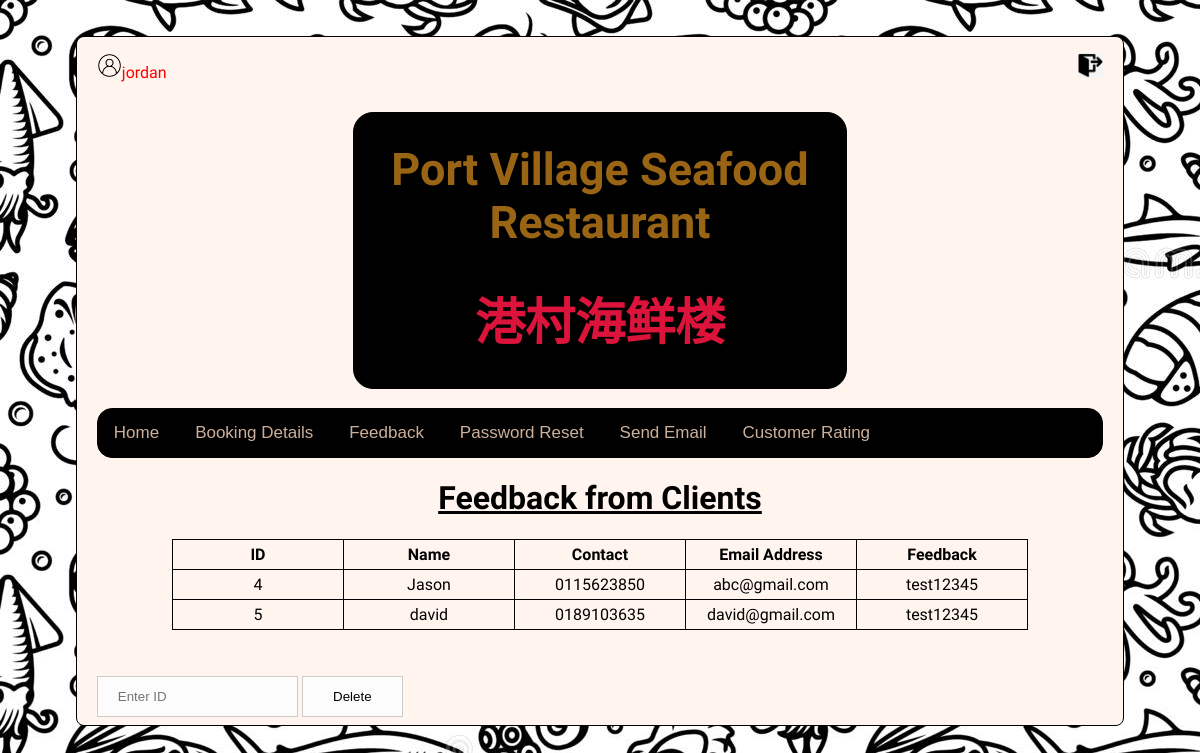
The page /admin_feedback.php (signed in) on the database its author committed.
### tables this page shows
CREATE TABLE `feedback` (
  `id` int(25) NOT NULL,
  `fullname` varchar(50) NOT NULL,
  `contact` varchar(100) NOT NULL,
  `email` varchar(100) NOT NULL,
  `fback` varchar(150) NOT NULL
);

### admin_feedback.php (the view, shortened to what this page needs)
<!DOCTYPE html>
<html>
<head>
     <link rel="stylesheet" type="text/css" href="admin_styles.css">
</head>
<body style="background-color:#d1af8a">
<div class="box">
<?php  if (isset($_SESSION['username'])) : ?>
    	<p style="color: red"><img src="images/user.png" style="width:25px;height:25px;"><?php echo $_SESSION['username']; ?></strong>
        <span style="float: right"><a href="admin_index.php?logout='1';"><img src="images/logout.png" alt="HTML tutorial" style="width:25px;height:25px;"></a></span>
      </p>
    <?php endif ?>
<div class="back">
<h1 style="border-right:15px;border-top:15px;border-left:15px;text-align: center;font-size: 45px; color:	#996515"><strong>Port Village Seafood Restaurant</strong></h1>
<h1 style="border-right:15px;border-top:5px;border-left:5px;text-align: center;font-size: 50px;color:#DC143C">港村海鲜楼</strong></h1>
</div>
<br>
<div class="tab">
<a href="admin_index.php"><button>Home</button></a>
<a href="admin_booking.php"><button>Booking Details</button></a>
<a href="admin_feedback.php"><button>Feedback</button></a>
<a href="reset_password.php"><button>Password Reset</button></a>
<a href="trans.php"><button>Send Email</button></a>
<a href="admin_rating.php"><button>Customer Rating</button></a>
<br>
</div>
<form action="insert.php" method="post">
<center><h1><u>Feedback from Clients</u></h1></center>
<center>
<table>
<tr>
	<th>ID</th>
	<th>Name</th>
	<th>Contact</th>
	<th>Email Address</th>
	<th>Feedback</th>
</tr>
<?php
$con=mysqli_connect('localhost', 'root', '', 'capstone2');
$query="select * from feedback";
$result=mysqli_query($con,$query);
while($row = mysqli_fetch_assoc($result)){
	echo '<tr align="center">';
	echo '<td>'.$row['id'].'</td>';
	echo '<td>'.$row['fullname'].'</td>';
	echo '<td>'.$row['contact'].'</td>';
	echo '<td>'.$row['email'].'</td>';
	echo '<td>'.$row['fback'].'</td>';
	echo '</tr>';
}
?>
</table>
</center>
<br><br>
<input type="text"  name="namecus" placeholder="Enter ID" required>
<input type="submit" value="Delete" name="delete">
</div>
</body>
</html>

### admin_styles.css (style rules this page uses)
div.box { margin: auto; border: 1px solid black; border-radius: 8px; width: 85%; height: 100%; background-color:#fff5ee ; font-family: Aladin; padding-left: 20px; padding-right: 20px; margin-top: 3%; }
div.back { margin: auto; border: 1px solid black; border-radius: 20px; width: 45%; height: 35%; background-color:black; font-family: Aladin; padding-left: 20px; padding-right: 20px; margin-top: 3%; }
input { background-color: #ffffff; width: 30%; padding: 12px 20px; margin: 8px 0; display: inline-block; border: 1px solid #ccc; box-sizing: border-box; }
input[name="namecus"] { background-color: #fcfcfc; width: 20%; padding: 12px 20px; margin: 8px 0; display: inline-block; border: 1px solid #ccc; box-sizing: border-box; }
input[name="delete"] { background-color: #fcfcfc; width: 10%; padding: 12px 20px; margin: 8px 0; display: inline-block; border: 1px solid #ccc; box-sizing: border-box; }
.tab { overflow: hidden; border: 1px solid #000000; background-color: black; border-radius: 15px; }
.tab button { background-color: inherit; color:#ccb09b; float: center; border: none; outline: none; cursor: pointer; padding: 14px 16px; transition: 0.3s; font-size: 17px; }

### admin_feedback.php (style rules this page uses)
body { background-image: url("images/seafoodwallpaper.jpg"); }
table,th,td { border:1px solid black;border-collapse:collapse;padding:5px; }
th,td { width:160px;text-align:center; }

### rows shown on the page
feedback: id "4", fullname "Jason", contact "0115623850", email "abc@gmail.com", fback "test12345"
feedback: id "5", fullname "david", contact "0189103635", email "david@gmail.com", fback "test12345"

### other values the page prints
$_SESSION['username'] "jordan"
